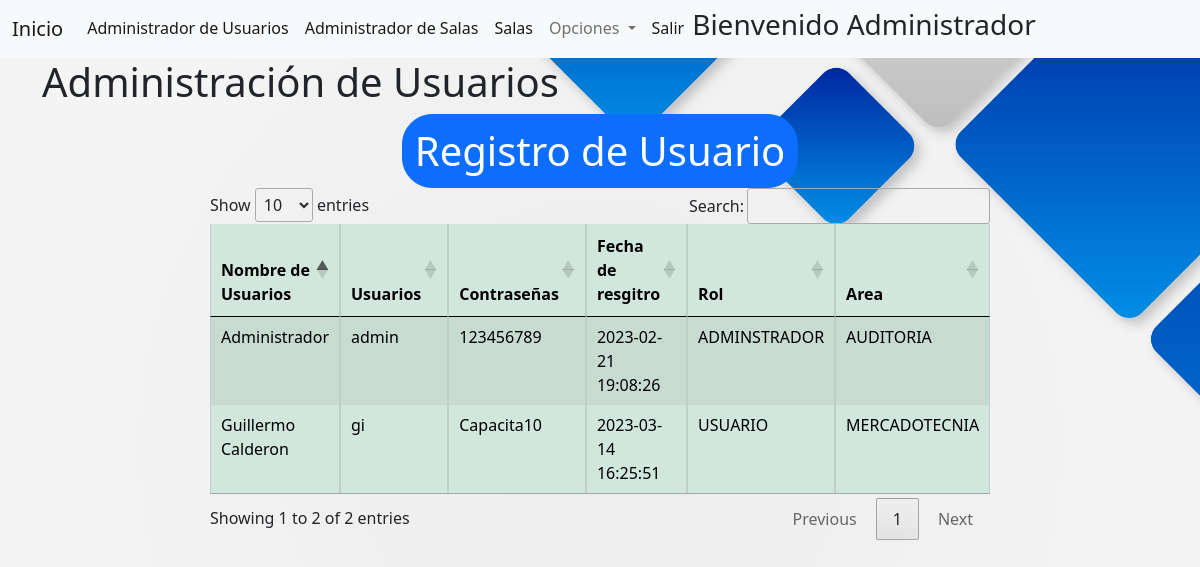
/frontend/adm_usuarios.php (signed in), run on the app's committed database.
### tables this page shows
CREATE TABLE `usuarios` (
  `id_usu` int(11) NOT NULL,
  `nombre` varchar(20) NOT NULL,
  `usuario` varchar(20) NOT NULL,
  `password` varchar(20) NOT NULL,
  `fecha` datetime NOT NULL,
  `id_rol1` int(11) NOT NULL,
  `area2` int(11) NOT NULL
);

### backend/usuarios.php (called while the page is built, shortened)
<?php
class Usuarios{
    public function getUsuarios(){
        include('conexion.php');
        $sql = "SELECT * FROM usuarios";
        $result = $conexion->query($sql);
        return $result;
}
}
?>

### frontend/adm_usuarios.php (the view, shortened to what this page needs)
<!DOCTYPE html>
<html lang="en">
<head>
    <link rel="stylesheet" href="../css/adm_usuarios.css">
<link rel="stylesheet" href="//cdn.datatables.net/1.13.4/css/jquery.dataTables.min.css">
</head>
<body>
<?php
include('navegacion.php');
    if ($_SESSION['active']) {
     if ($rol_usu == 1) {
     include('../backend/usuarios.php');
        $usuarios = new Usuarios();
    ?>
<div class="container" >
        <h1>Administración de Usuarios</h1>
        <center><button type="button" class="btn btn-primary" data-bs-toggle="modal" data-bs-target="#Regis_Usu" data-bs-whatever="@mdo" style="font-size: 40px; border-radius:30px">Registro de Usuario</button></center>
        </div>
        <div class="table-responsive" >
            <table class="table table-striped table-bordered table-hover table-success" id="myTable">
                <thead>
                    <tr>
                    <th scope="col">Nombre de Usuarios</th>
                    <th scope="col">Usuarios</th>
                    <th scope="col">Contraseñas</th>
                    <th scope="col">Fecha de resgitro</th>
                    <th scope="col">Rol</th>
                    <th scope="col">Area</th>
                    </tr>
                </thead>
                <tbody>
                    <?php
                    $result = $usuarios->getUsuarios();
                    while($row = $result->fetch_assoc()){
                        $area = $row['area2'];
                        switch ($area) {
                            case 1:
                                $area = "AUDITORIA";
                                break;
                                    case 3:
                                        $area = "MERCADOTECNIA";
                                        break;
                        }
                        $rol = $row['id_rol1'];
                        switch ($rol) {
                            case 1:
                                $rol = "ADMINSTRADOR";
                                break;
                                case 2:
                                    $rol = "USUARIO";
                                    break;
                        }
                    ?>
                        <tr>
                            <td><?php echo $row['nombre'];?></td>
                            <td><?php echo $row['usuario'];?></td>
                            <td><?php echo $row['password'];?></td>
                            <td><?php echo $row['fecha'];?></td>
                            <td><?php echo $rol;?></td>
                            <td><?php echo $area;?></td>
                        </tr>
                 <?php
                    }
                    ?>
                </tbody>
            </table>
        </div>
<?php
        }
    }else{
 include('../backend/salir.php');
    }
?>
</body>
</html>

### css/adm_usuarios.css (style rules this page uses)
body { background-image: url('Page.jpg'); background-position: center center; background-repeat: no-repeat; background-attachment: fixed; background-size: cover; }

### frontend/adm_usuarios.php (style rules this page uses)
.table-responsive { margin: 0 auto; width: 65%; height: 700px; }

### data on the page
usuarios: nombre "Administrador", usuario "admin", password "123456789", fecha "2023-02-21 19:08:26", id_rol1 "ADMINSTRADOR", area2 "AUDITORIA"
usuarios: nombre "Guillermo Calderon", usuario "gi", password "Capacita10", fecha "2023-03-14 16:25:51", id_rol1 "USUARIO", area2 "MERCADOTECNIA"

### other printed values
$nombre_usu "Administrador"
